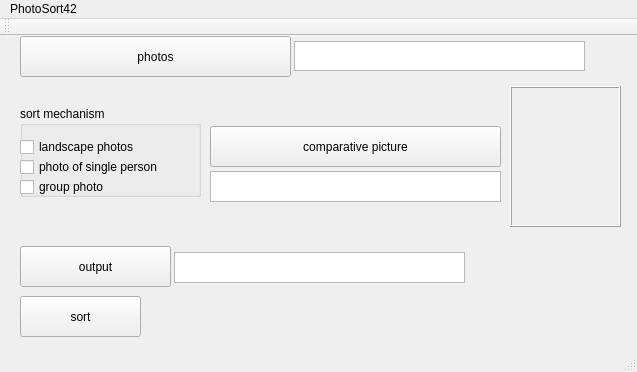
<?xml version="1.0" encoding="UTF-8"?>
<ui version="4.0">
 <class>MainWindow</class>
 <widget class="QMainWindow" name="MainWindow">
  <property name="geometry">
   <rect>
    <x>0</x>
    <y>0</y>
    <width>637</width>
    <height>372</height>
   </rect>
  </property>
  <property name="windowTitle">
   <string>PhotoSort42</string>
  </property>
  <widget class="QWidget" name="centralWidget">
   <widget class="QTextEdit" name="textEdit_photoInput">
    <property name="geometry">
     <rect>
      <x>294</x>
      <y>5</y>
      <width>291</width>
      <height>30</height>
     </rect>
    </property>
   </widget>
   <widget class="QPushButton" name="pushButton_sort">
    <property name="geometry">
     <rect>
      <x>20</x>
      <y>260</y>
      <width>121</width>
      <height>41</height>
     </rect>
    </property>
    <property name="toolTip">
     <string>start sort mechanism</string>
    </property>
    <property name="text">
     <string>sort</string>
    </property>
   </widget>
   <widget class="QTextEdit" name="textEdit_compareInput">
    <property name="geometry">
     <rect>
      <x>210</x>
      <y>135</y>
      <width>291</width>
      <height>31</height>
     </rect>
    </property>
   </widget>
   <widget class="QTextEdit" name="textEdit_output">
    <property name="geometry">
     <rect>
      <x>174</x>
      <y>216</y>
      <width>291</width>
      <height>31</height>
     </rect>
    </property>
   </widget>
   <widget class="QGroupBox" name="groupBox">
    <property name="geometry">
     <rect>
      <x>20</x>
      <y>70</y>
      <width>181</width>
      <height>91</height>
     </rect>
    </property>
    <property name="toolTip">
     <string>Select a sort mechanism for your photos</string>
    </property>
    <property name="title">
     <string>sort mechanism</string>
    </property>
    <widget class="QCheckBox" name="checkBox_landscape">
     <property name="geometry">
      <rect>
       <x>0</x>
       <y>30</y>
       <width>291</width>
       <height>22</height>
      </rect>
     </property>
     <property name="text">
      <string>landscape photos</string>
     </property>
    </widget>
    <widget class="QCheckBox" name="checkBox_onePerson">
     <property name="geometry">
      <rect>
       <x>0</x>
       <y>50</y>
       <width>281</width>
       <height>22</height>
      </rect>
     </property>
     <property name="text">
      <string>photo of single person</string>
     </property>
    </widget>
    <widget class="QCheckBox" name="checkBox_group">
     <property name="geometry">
      <rect>
       <x>0</x>
       <y>70</y>
       <width>211</width>
       <height>22</height>
      </rect>
     </property>
     <property name="text">
      <string>group photo</string>
     </property>
    </widget>
   </widget>
   <widget class="QPushButton" name="pushButton_photoInput">
    <property name="geometry">
     <rect>
      <x>20</x>
      <y>0</y>
      <width>271</width>
      <height>41</height>
     </rect>
    </property>
    <property name="mouseTracking">
     <bool>false</bool>
    </property>
    <property name="toolTip">
     <string>Select photos from a folder to sort. You have to choose at least 2 photos.</string>
    </property>
    <property name="text">
     <string>photos</string>
    </property>
   </widget>
   <widget class="QPushButton" name="pushButton_compareInput">
    <property name="geometry">
     <rect>
      <x>210</x>
      <y>90</y>
      <width>291</width>
      <height>41</height>
     </rect>
    </property>
    <property name="minimumSize">
     <size>
      <width>16</width>
      <height>16</height>
     </size>
    </property>
    <property name="font">
     <font>
      <strikeout>false</strikeout>
     </font>
    </property>
    <property name="toolTip">
     <string>Choose a comparative picture of a person for the sort mechanism</string>
    </property>
    <property name="text">
     <string>comparative picture</string>
    </property>
   </widget>
   <widget class="QLabel" name="label_compareImage">
    <property name="geometry">
     <rect>
      <x>510</x>
      <y>50</y>
      <width>111</width>
      <height>141</height>
     </rect>
    </property>
    <property name="autoFillBackground">
     <bool>true</bool>
    </property>
    <property name="frameShape">
     <enum>QFrame::Box</enum>
    </property>
    <property name="frameShadow">
     <enum>QFrame::Raised</enum>
    </property>
    <property name="text">
     <string/>
    </property>
   </widget>
   <widget class="QPushButton" name="pushButton_photoOutput">
    <property name="geometry">
     <rect>
      <x>20</x>
      <y>210</y>
      <width>151</width>
      <height>41</height>
     </rect>
    </property>
    <property name="toolTip">
     <string>Select an output folder for the result</string>
    </property>
    <property name="text">
     <string>output</string>
    </property>
   </widget>
  </widget>
  <widget class="QMenuBar" name="menuBar">
   <property name="geometry">
    <rect>
     <x>0</x>
     <y>0</y>
     <width>637</width>
     <height>25</height>
    </rect>
   </property>
   <widget class="QMenu" name="menuPhotoSort42">
    <property name="title">
     <string>PhotoSort42</string>
    </property>
   </widget>
   <addaction name="menuPhotoSort42"/>
  </widget>
  <widget class="QToolBar" name="mainToolBar">
   <attribute name="toolBarArea">
    <enum>TopToolBarArea</enum>
   </attribute>
   <attribute name="toolBarBreak">
    <bool>false</bool>
   </attribute>
  </widget>
  <widget class="QStatusBar" name="statusBar"/>
 </widget>
 <layoutdefault spacing="6" margin="11"/>
 <resources/>
 <connections/>
</ui>
